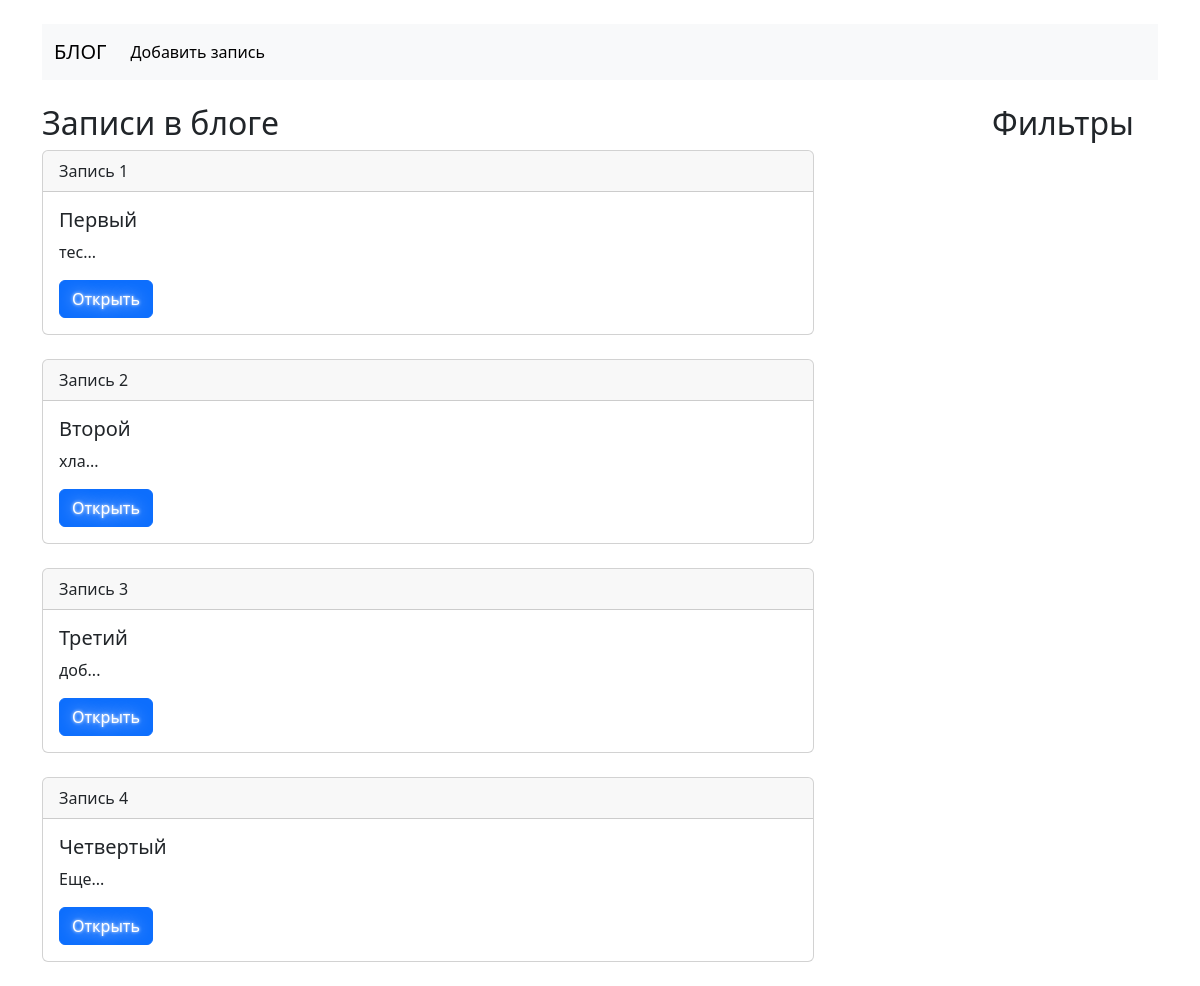
Before: / with the older database file.
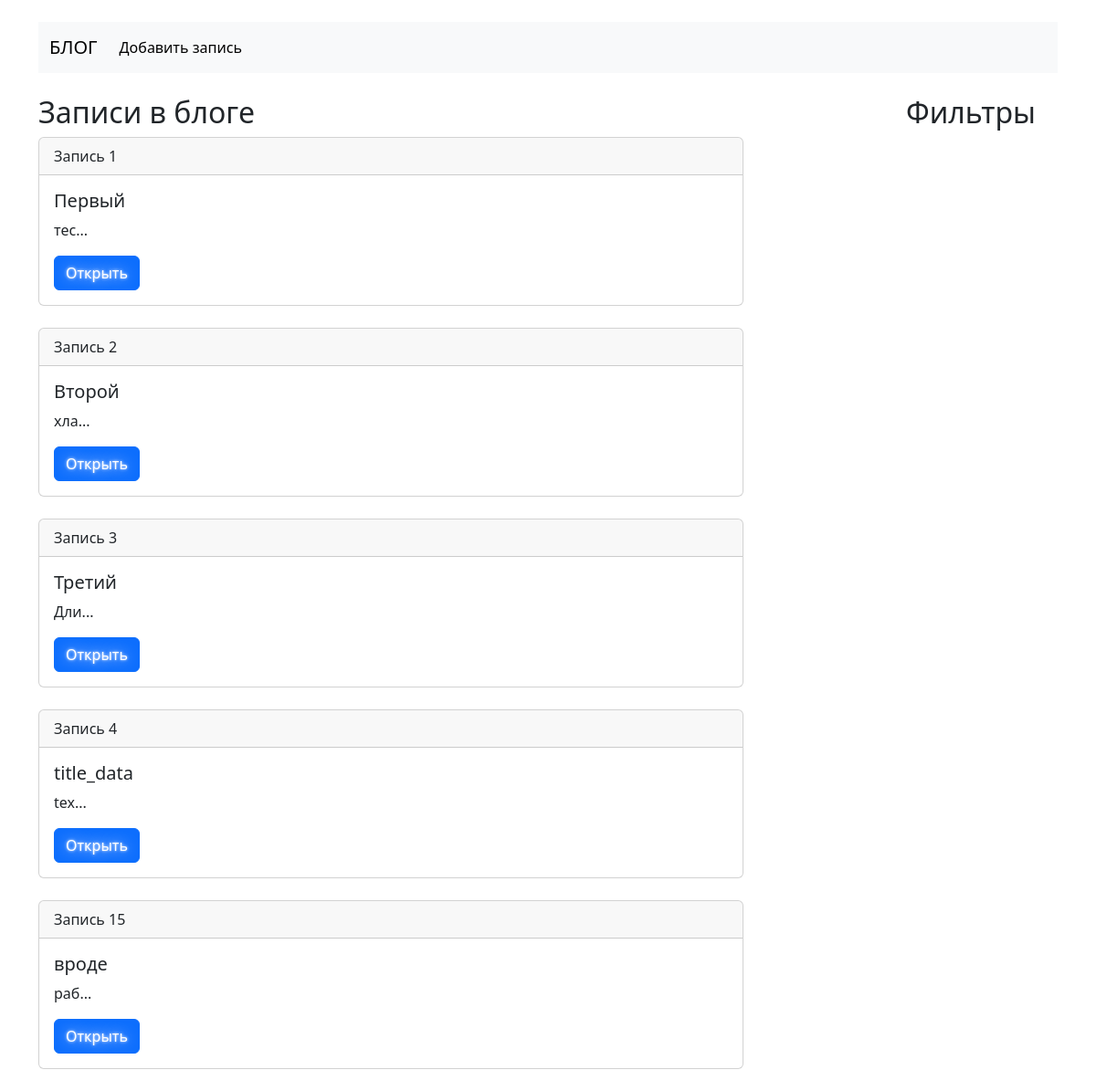
After: the same page with the newer database file.
### core/models.py (models this page shows, shortened)
class Post(models.Model):
    title = models.CharField(max_length=255, verbose_name='Заголовок')
    text = models.TextField(max_length=255, verbose_name='Текст')
    created_data = models.DateTimeField(auto_now_add=True)
    class Meta:
        verbose_name = 'Пост'
        verbose_name_plural = 'Посты'

### core/views.py (the view)
# urls.py: path('', views.main),
def main(request):
    posts = Post.objects.all()
    return render(request, 'main.html', {'posts': posts})

### templates/main.html
{% extends 'base.html' %}
{% block content %}
    <div class="row mt-4">
        <div class="col-sm-10"><h2>Записи в блоге</h2>
            {% for post in posts %}
            <div class="col-10 mb-4">
                <div class="card">
                    <div class="card-header">
                        Запись {{ post.id }}
                    </div>
                    <div class="card-body">
                        <h5 class="card-title"> {{ post.title }}</h5>
                        <p class="card-text"> {{ post.text|slice:3 }}...</p>
                        <a href="{% url 'post_detail' post.id %}" class="btn btn-primary">Открыть</a>
                    </div>
                </div>
            </div>
            {% endfor %}
        </div>
        <div class="col-sm-2"><h2>Фильтры</h2></div>
    </div>
{% endblock %}

### templates/base.html (shortened to what this page needs)
<!doctype html>
<html lang="en">
<head>
    <link href="https://cdn.jsdelivr.net/npm/bootstrap@5.3.3/dist/css/bootstrap.min.css" rel="stylesheet"
>
</head>
<body>
<div class="container">
    <nav class="navbar navbar-expand-lg bg-body-tertiary mt-4">
        <div class="container-fluid">
            <a class="navbar-brand" href="/">БЛОГ</a>
            <div class="collapse navbar-collapse" id="navbarNavAltMarkup">
                <div class="navbar-nav">
                    <a class="nav-link active" aria-current="page" href="{% url 'post_add' %}">Добавить запись</a>
                </div>
            </div>
        </div>
    </nav>
    {% block content %}
    {% endblock %}
</div>
</body>
</html>

### templates/base.html (style rules this page uses)
body { background-image: url("https://forum-gta.ru/i/3/12/2/014d30ac44.jpg"); background-size: cover; color: #333; text-shadow: 0 0 1em white, 0 0 0.2em white; }

Changed rows visible on the page:
changed Post "Третий": text "доб" → "Дли"
changed Post id 4: title "Четвертый" → "title_data"; text "Еще" → "tex"
added Post: id "15", title "вроде", text "раб"
